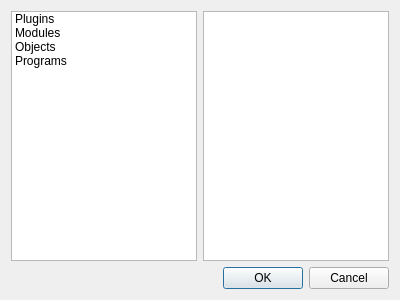
<?xml version="1.0" encoding="UTF-8"?>
<ui version="4.0">
 <class>Dialog</class>
 <widget class="QDialog" name="Dialog">
  <property name="geometry">
   <rect>
    <x>0</x>
    <y>0</y>
    <width>400</width>
    <height>300</height>
   </rect>
  </property>
  <property name="windowTitle">
   <string>Dialog</string>
  </property>
  <layout class="QVBoxLayout" name="verticalLayout">
   <item>
    <layout class="QHBoxLayout" name="horizontalLayout" stretch="1,1">
     <item>
      <widget class="QListWidget" name="listWidgetGroup">
       <item>
        <property name="text">
         <string>Plugins</string>
        </property>
       </item>
       <item>
        <property name="text">
         <string>Modules</string>
        </property>
       </item>
       <item>
        <property name="text">
         <string>Objects</string>
        </property>
       </item>
       <item>
        <property name="text">
         <string>Programs</string>
        </property>
       </item>
      </widget>
     </item>
     <item>
      <widget class="QListWidget" name="listWidgetItems"/>
     </item>
    </layout>
   </item>
   <item>
    <widget class="QDialogButtonBox" name="buttonBox">
     <property name="orientation">
      <enum>Qt::Horizontal</enum>
     </property>
     <property name="standardButtons">
      <set>QDialogButtonBox::Cancel|QDialogButtonBox::Ok</set>
     </property>
    </widget>
   </item>
  </layout>
 </widget>
 <resources/>
 <connections>
  <connection>
   <sender>buttonBox</sender>
   <signal>accepted()</signal>
   <receiver>Dialog</receiver>
   <slot>accept()</slot>
   <hints>
    <hint type="sourcelabel">
     <x>248</x>
     <y>254</y>
    </hint>
    <hint type="destinationlabel">
     <x>157</x>
     <y>274</y>
    </hint>
   </hints>
  </connection>
  <connection>
   <sender>buttonBox</sender>
   <signal>rejected()</signal>
   <receiver>Dialog</receiver>
   <slot>reject()</slot>
   <hints>
    <hint type="sourcelabel">
     <x>316</x>
     <y>260</y>
    </hint>
    <hint type="destinationlabel">
     <x>286</x>
     <y>274</y>
    </hint>
   </hints>
  </connection>
  <connection>
   <sender>listWidgetGroup</sender>
   <signal>itemActivated(QListWidgetItem*)</signal>
   <receiver>Dialog</receiver>
   <slot>groupSelected(QListWidgetItem*)</slot>
   <hints>
    <hint type="sourcelabel">
     <x>103</x>
     <y>133</y>
    </hint>
    <hint type="destinationlabel">
     <x>199</x>
     <y>149</y>
    </hint>
   </hints>
  </connection>
 </connections>
 <slots>
  <slot>groupSelected(QListWidgetItem*)</slot>
 </slots>
</ui>
